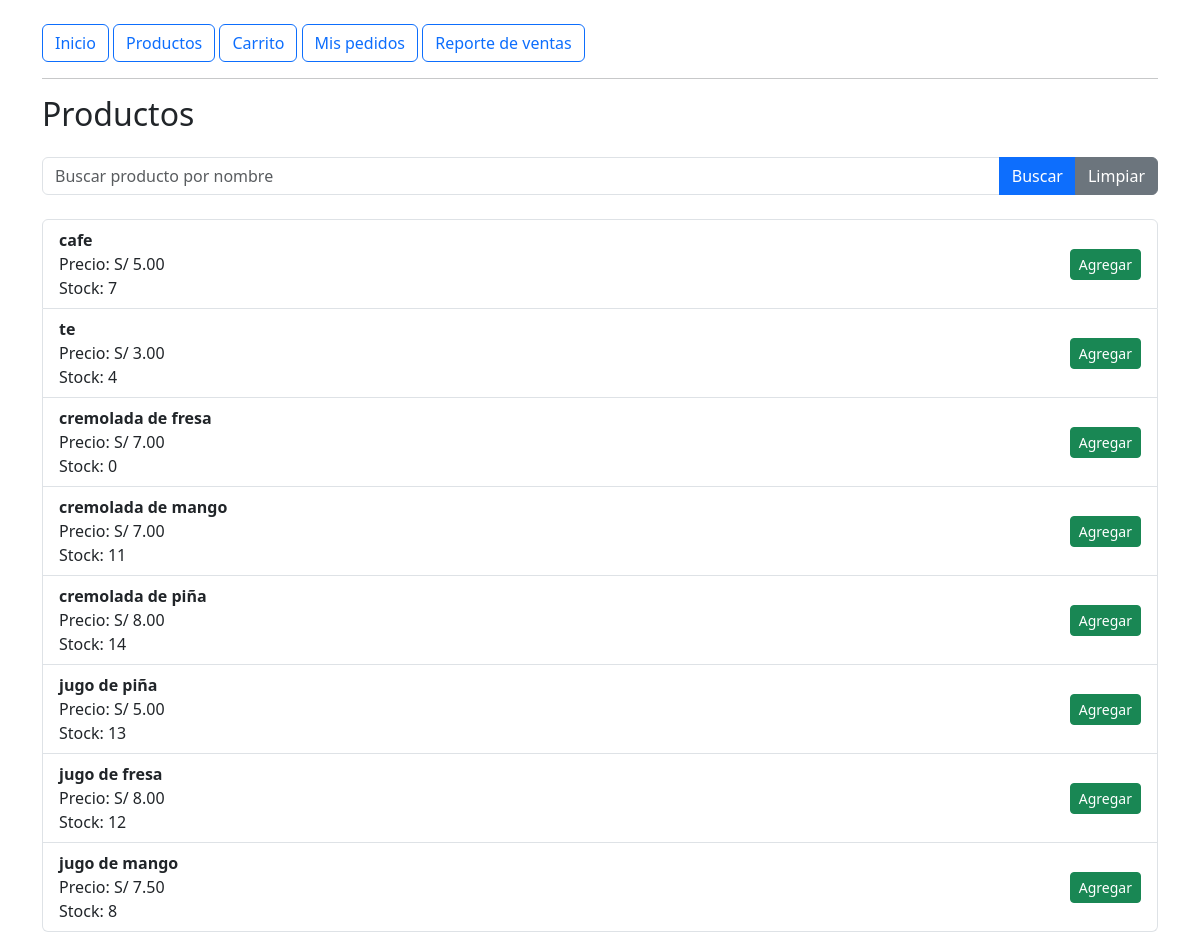
/productos/, run on the app's committed database.
### pedidos/models.py (models this page shows, shortened)
class Producto(models.Model):
    nombre = models.CharField(max_length=100)
    precio = models.DecimalField(max_digits=6, decimal_places=2)
    stock = models.IntegerField()
    activo = models.BooleanField(default=True)
    categoria = models.ForeignKey(Categoria, on_delete=models.SET_NULL, null=True)

### pedidos/views.py (the view)
# urls.py: path("productos/", views.lista_productos, name="lista_productos"),
def lista_productos(request):
    busqueda = request.GET.get("q", "")
    productos = Producto.objects.filter(activo=True)
    if busqueda:
        productos = productos.filter(nombre__icontains=busqueda)
    return render(
        request,
        "productos/lista.html",
        {
            "productos": productos,
            "busqueda": busqueda,
        },
    )

### pedidos/templates/productos/lista.html
{% extends 'base.html' %}
{% block content %}
<h2 class="mb-4">Productos</h2>
<form method="get" class="mb-4">
    <div class="input-group">
        <input
            type="text"
            name="q"
            class="form-control"
            placeholder="Buscar producto por nombre"
            value="{{ busqueda }}"
        >
        <button type="submit" class="btn btn-primary">
            Buscar
        </button>
        <a href="{% url 'lista_productos' %}" class="btn btn-secondary">
            Limpiar
        </a>
    </div>
</form>
{% if productos %}
<ul class="list-group">
    {% for p in productos %}
    <li class="list-group-item d-flex justify-content-between align-items-center">
        <div>
            <strong>{{ p.nombre }}</strong><br>
            Precio: S/ {{ p.precio }}<br>
            Stock: {{ p.stock }}
        </div>
        <div>
            <a href="{% url 'agregar' p.id %}" class="btn btn-success btn-sm">
                Agregar
            </a>
        </div>
    </li>
    {% endfor %}
</ul>
{% else %}
<div class="alert alert-warning">
    No se encontraron productos con esa búsqueda.
</div>
{% endif %}
{% endblock %}

### pedidos/templates/base.html (shortened to what this page needs)
<!DOCTYPE html>
<html>
<head>
    <link href="https://cdn.jsdelivr.net/npm/bootstrap@5.3.0/dist/css/bootstrap.min.css" rel="stylesheet">
</head>
<body>
<div class="container mt-4">
    <nav class="mb-3">
        <a href="/inicio/" class="btn btn-outline-primary">Inicio</a>
        <a href="/productos/" class="btn btn-outline-primary">Productos</a>
        <a href="/carrito/" class="btn btn-outline-primary">Carrito</a>
        <a href="/mis-pedidos/" class="btn btn-outline-primary">Mis pedidos</a>
        <a href="{% url 'reporte_ventas' %}" class="btn btn-outline-primary">Reporte de ventas</a>
    </nav>
    <hr>
    {% block content %}{% endblock %}
</div>
</body>
</html>

### data on the page
Producto: nombre "cafe", precio "5.00", stock "7"
Producto: nombre "te", precio "3.00", stock "4"
Producto: nombre "cremolada de fresa", precio "7.00", stock "0"
Producto: nombre "cremolada de mango", precio "7.00", stock "11"
Producto: nombre "cremolada de piña", precio "8.00", stock "14"
Producto: nombre "jugo de piña", precio "5.00", stock "13"
Producto: nombre "jugo de fresa", precio "8.00", stock "12"
Producto: nombre "jugo de mango", precio "7.50", stock "8"
